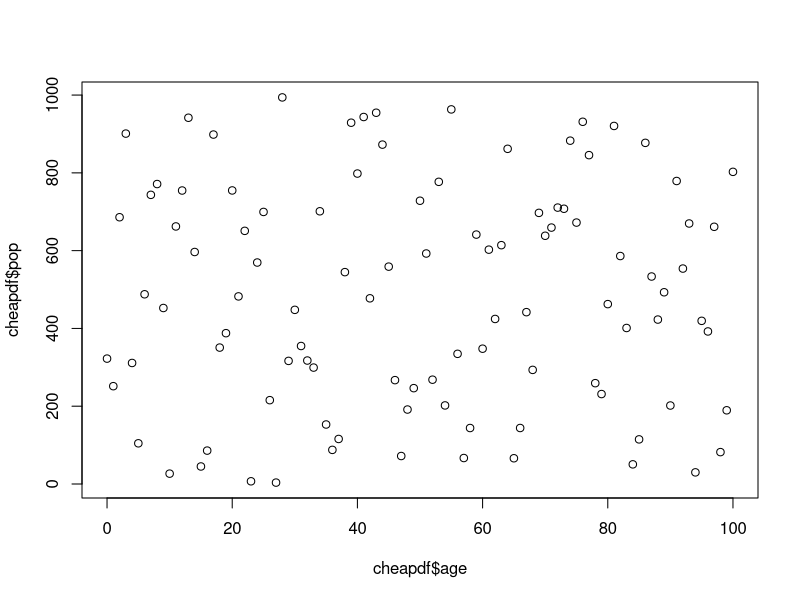
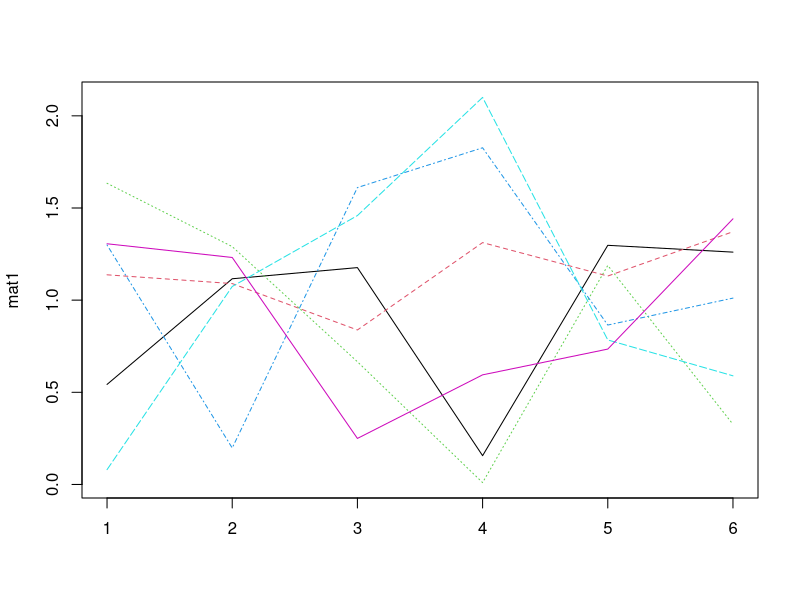
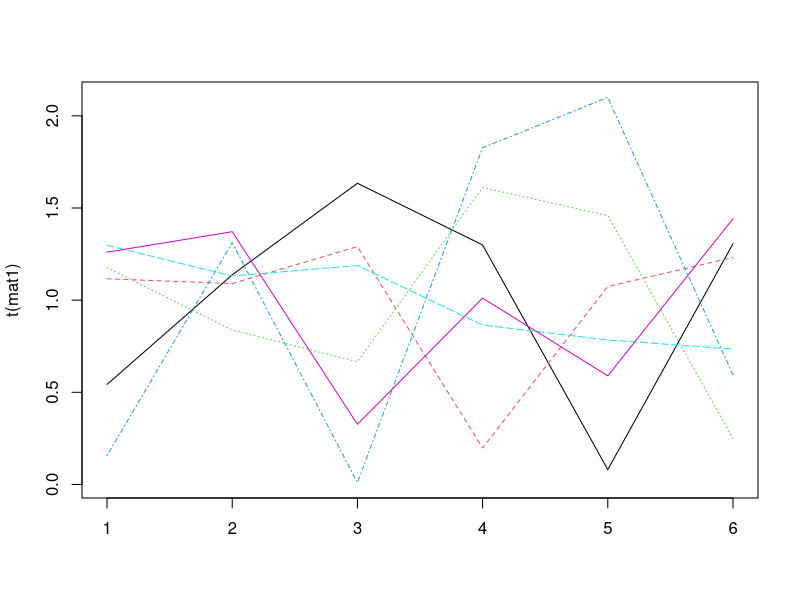

Write R code to recreate these figures, in order.
## ---- chunk 1
.001 * exp(.07*70)
# functions use parentheses
## ---- chunk 2
ans <- .001 * exp(.07*70)
ans
# when sqrt() gets fed ans, it's getting the value that ans evaluates to, 
# *not* the above equation.
sqrt(ans)
# what kind of data is ans?
typeof(ans)
## ---- chunk 3
ans <- 5
ans
# R is picky about naming:
Ans <- 6
ans == Ans
## ---- chunk 4
# some character stuff
first.name <- "Tim"
last.name <-"Riffe"
paste(last.name, first.name, sep = ", ")
typeof(first.name)
## ---- chunk 5
# to get a help file, just do
help("as.character")
# or
?as.character
as.character(1)
## ---- chunk 6
mylist <- list(a = 1:5,
               b = "my_name",
               c = pi,
               d = list(a = rnorm(1000), b = .001),
               e = matrix(0,5,5))
str(mylist)
# you can access the parts in different ways:
mylist[["a"]]
mylist[[1]]
mylist$c
# you can remove parts like so:
mylist$c <- NULL
# you can over-write like so:
mylist$e <- 1
str(mylist)
## ---- chunk 7
v1 <- runif(100)
v1
length(v1)
mean(v1)

# this is how to make one by hand:
v2 <- c(1,5,8)

# replace an element:
v1[1:3] <- v2
# or
v1[length(v1)] <- pi

# cut down:
v1 <- v1[20:30]
# or explicitly:
v1 <- v1[-c(1:3)]
v1 # not much left!

# and they can be appended like so:
v3 <- c(v1,v2,rnorm(8))
v3
## ---- chunk 8
# = to assign in functions!!!
cheapdf <- data.frame(age = 0:100, sex = "f", pop = runif(101)*1e3)
# look at the top:
head(cheapdf)
tail(cheapdf)
# you can index in many ways:
plot(cheapdf$age, cheapdf$pop)

# index by value
cheapdf$pop[cheapdf$age > 90]
# index by position:
cheapdf[1:5,3]
# bottom right corner
cheapdf[nrow(cheapdf),ncol(cheapdf)]

# or some combo (you can access it like a list too)
cheapdf[[1]]
# eliminate a column
cheapdf[[2]] <- NULL

# stick one on:
cheapdf <- cbind(cheapdf,sex="f")
head(cheapdf)

# always good to have dims in mind!
dim(cheapdf)
## ---- chunk 9
mat  <- matrix(runif(36), ncol = 6)
mat
# assign some fake names:
dimnames(mat) <- list(1:6,letters[1:6])
mat

# add it up
sum(mat)

# index it: (rows then columns)
mat[1:2,3:4]

# elementwise operations
mat / 2

# some convenient functions:
colSums(mat)
rowMeans(mat)

# vectors go into the rows, elementwise by default:
mat1 <- mat / rowMeans(mat)
rowSums(mat1)

matplot(mat1,type='l')
matplot(t(mat1),type='l')
